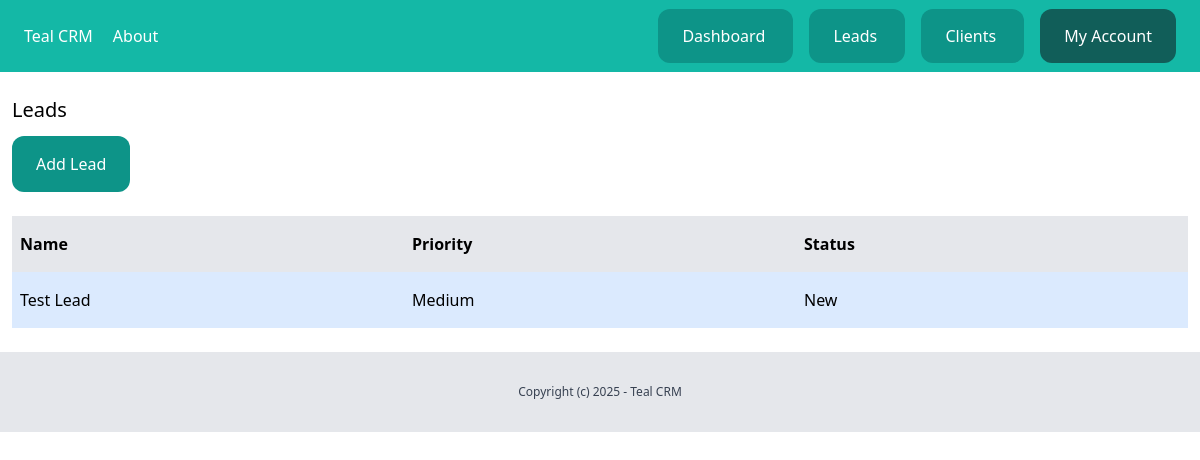
Before: /dashboard/leads/ (signed in) with the older database file.
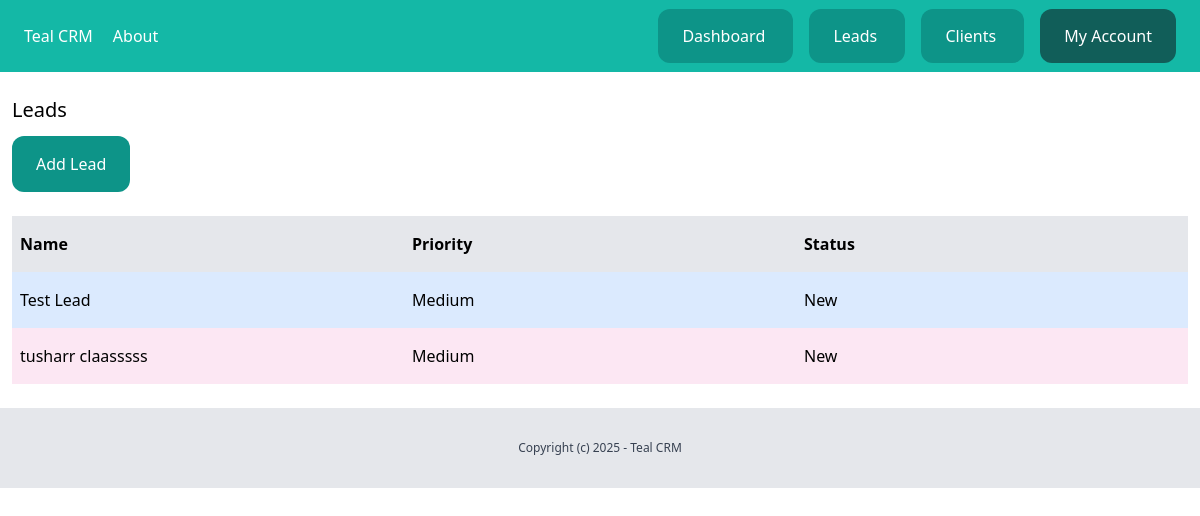
After: the same page with the newer database file.
### leads/models.py (models this page shows, shortened)
class Lead(models.Model):
    LOW = 'low'
    MEDIUM = 'medium'
    HIGH = 'high'
    CHOICES_PRIORITY = (
        (LOW, 'Low'),
        (MEDIUM, 'Medium'),
        (HIGH, 'High')
    )
    NEW = 'new'
    CONTACTED = 'contacted'
    WON = 'won'
    LOST = 'lost'
    CHOICES_STATUS = (
        (NEW, 'New'),
        (CONTACTED, 'Contacted'),
        (WON, 'Won'),
        (LOST, 'Lost')
    )
    team = models.ForeignKey(Team, related_name='leads', on_delete=models.CASCADE)
    name=models.CharField(max_length=255)
    email=models.EmailField()
    description=models.TextField(blank=True,null=True)
    priority = models.CharField(max_length=10, choices=CHOICES_PRIORITY, default=MEDIUM)
    status = models.CharField(max_length=10, choices=CHOICES_STATUS, default=NEW)
    converted_to_client=models.BooleanField(default=False)
    created_by = models.ForeignKey(User, related_name='leads', on_delete=models.CASCADE)
    created_at = models.DateTimeField(auto_now_add=True)
    modified_at = models.DateTimeField(auto_now=True)
    class Meta:
        ordering=('name',)

### leads/views.py (the view)
# urls.py: path('', views.LeadListView.as_view(), name='list'),
class LeadListView(LoginRequiredMixin,ListView):
    model = Lead
    template_name = 'leads/leads_list.html'
    context_object_name = 'leads'
    @method_decorator(login_required)
    def dispatch(self, *args, **kwargs):
        return super().dispatch(*args, **kwargs)
    def get_queryset(self):
        return Lead.objects.filter(created_by=self.request.user,converted_to_client=False)

### leads/templates/leads/leads_list.html (shortened to what this page needs)
{% extends 'core/base.html' %}
{% block content %}
<div class="px-3 py-6">
    <h1 class="text-xl mb-3">Leads</h1>
    <a href="{% url 'leads:add' %}" class="inline-block py-4 px-6 bg-teal-600 rounded-xl text-white">
        Add Lead
    </a>
    <div class="mt-6  flex justify-between">
        <p class="py-4 px-2 bg-gray-200 font-semibold w-full">Name</p>
        <p class="py-4 px-2 bg-gray-200 font-semibold w-full">Priority</p>
        <p class="py-4 px-2 bg-gray-200 font-semibold w-full">Status</p>
    </div>
    {% for lead in leads %}
    <div class="flex justify-between">
        <p class="py-4 px-2 w-full {% cycle 'bg-blue-100' 'bg-pink-100'  %}">
            <a href="{% url 'leads:detail' lead.id %}"> {{lead.name}} </a></a>
        </p>
        <p class="py-4 px-2 w-full {% cycle 'bg-blue-100' 'bg-pink-100'  %}">{{lead.get_priority_display}}</p>
        <p class="py-4 px-2 w-full {% cycle 'bg-blue-100' 'bg-pink-100'  %}">{{lead.get_status_display}}</p>
    </div>
    {% empty %}
    <p class="px-2 mt-3">There are no leads in the Database Right Now</p>
    {% endfor %}
</div>
{% endblock %}

Changed rows visible on the page:
added Lead: name "tusharr claasssss", priority "Medium", status "New"
